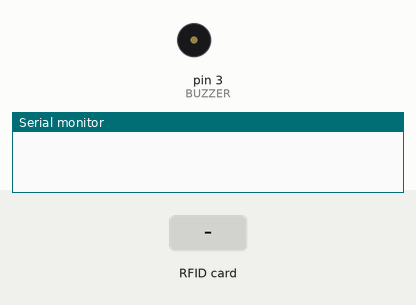
Recording of a sketch running on a simulated Arduino Uno, built with avr-gcc and run on an emulated ATmega328P. Parts: buzzer (waves = sounding), the last lines printed to the serial monitor. The test bench sets the inputs (shaded band).

Above: at 1.2 s.
1.3 s: RFID card 5E 7A 19 C4 held to the reader
At 1.7 s:
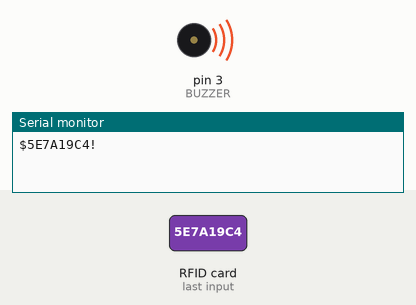
Timing chart, 0 to 4.3 s (numbered marks = the images above; inputs shaded):
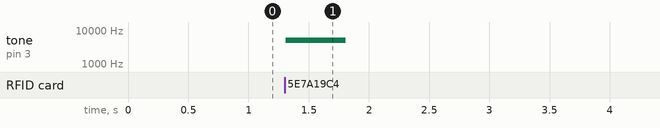

The sketch:

Main.ino
```cpp
#include <SPI.h>
#include <MFRC522.h>

#define SDA_PIN 10
#define RST_PIN 9
#define BUZZER 3

MFRC522 rfid(SDA_PIN, RST_PIN);
MFRC522::MIFARE_Key key;

String getSerial(){
    String response = Serial.readString();
    int inicial = response.indexOf("$");
    int final   = response.indexOf("!");

    if(inicial == -1 || final == -1)
        return "-1";

    return response.substring(inicial+1, final);
}

void writeSerial(String text){
    text.trim();
    Serial.println("$" + text + "!");
}

void handleSerialTest(){
    if(!Serial.available())
        return;

    String response = getSerial();
    writeSerial("connected");
}

void setup() {
    Serial.begin(9600);
    SPI.begin();
    rfid.PCD_Init();
}

void loop() {
    handleSerialTest();

    if(!isCardAvailable())
        return;

    String ID = readRFID();

    if(!isValidID(ID))
        return;

    writeSerial(ID);
    tone(BUZZER, 5000);
    delay(500);
    noTone(BUZZER);
    delay(5000);
}

bool isCardAvailable(){
    if(!rfid.PICC_IsNewCardPresent())
        return false;

    if(!rfid.PICC_ReadCardSerial())
        return false;

    return true;
}

String readRFID(){
    String content = "";

    for (byte i = 0; i < rfid.uid.size; i++) {
        content += String(rfid.uid.uidByte[i] < 0x10 ? "0" : "");
        content += String(rfid.uid.uidByte[i], HEX);
    }

    content.toUpperCase();
    content.replace(" ", "");
    content.trim();
    return content;
}

bool isValidID(String cardID){
    if(cardID == "-1")
        return false;

    if(cardID.length() < 5)
        return false;

    return true;
}
```

Measured:
- after the input at 1.3 s, tone on pin 3 (BUZZER): silent → 5000 Hz at once, → silent 0.50 s later
